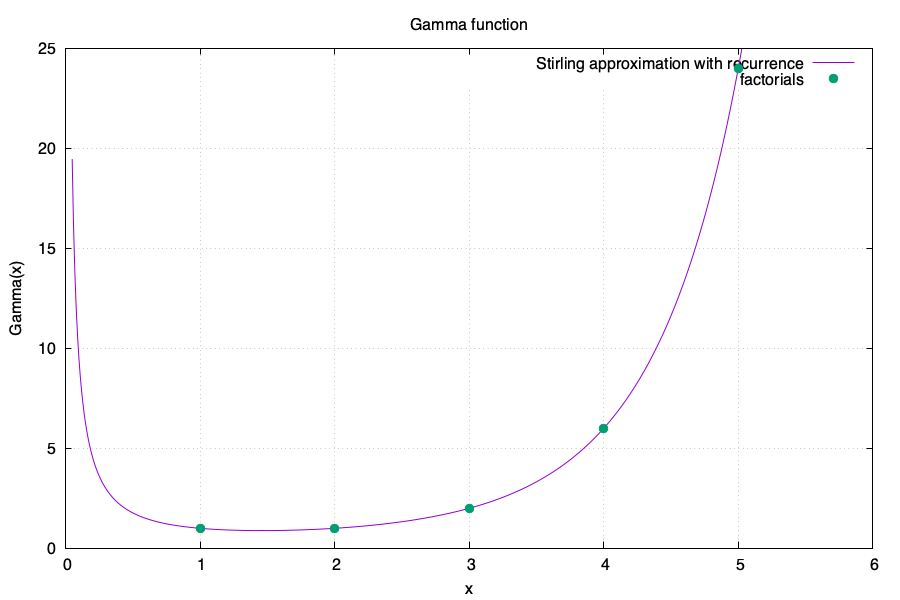

Reproduce this figure in gnuplot.
set terminal pngcairo size 900,600
set output "gamma.png"

set title "Gamma function"
set xlabel "x"
set ylabel "Gamma(x)"

set xrange [0:6]
set yrange [0:25]

set zeroaxis
set grid
set key top right

plot "gamma.data" using 1:2 with lines title "Stirling approximation with recurrence", \
     "gamma_tab.data" using 1:2 with points pointtype 7 pointsize 1.4 title "factorials"
